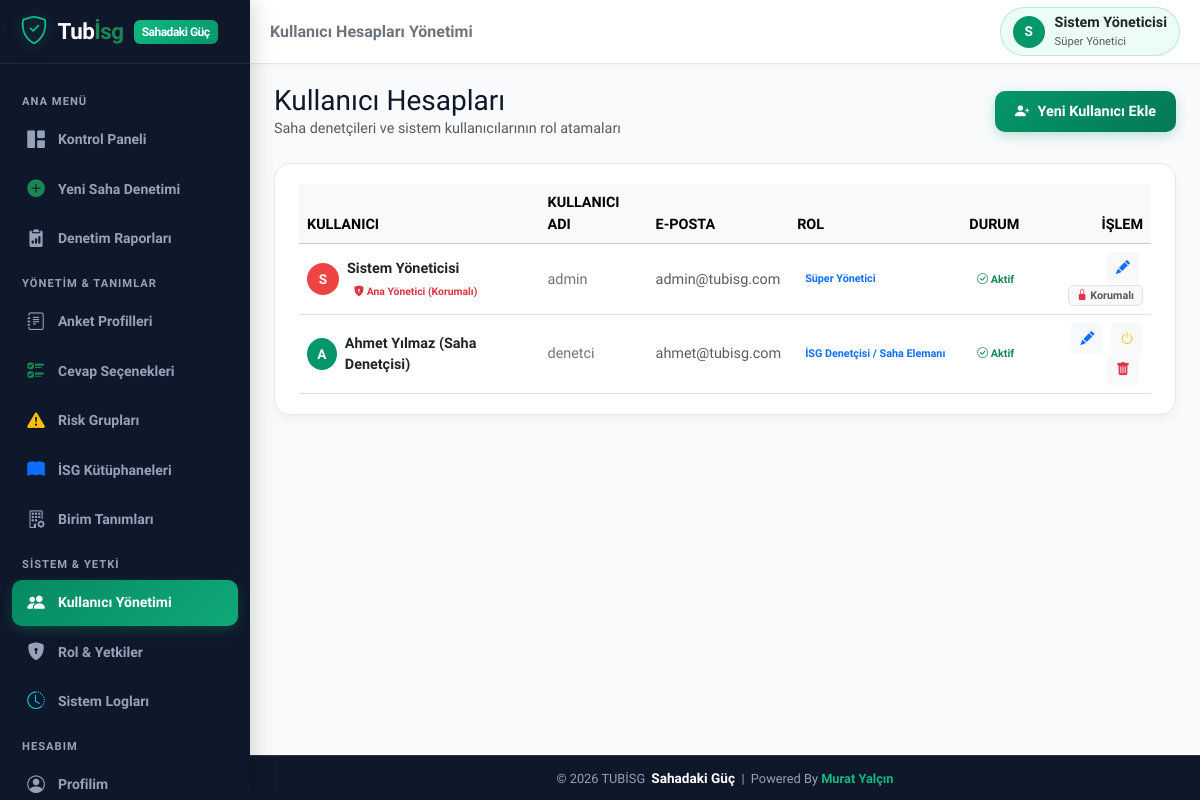
The app's page /users.php (signed in), older data.
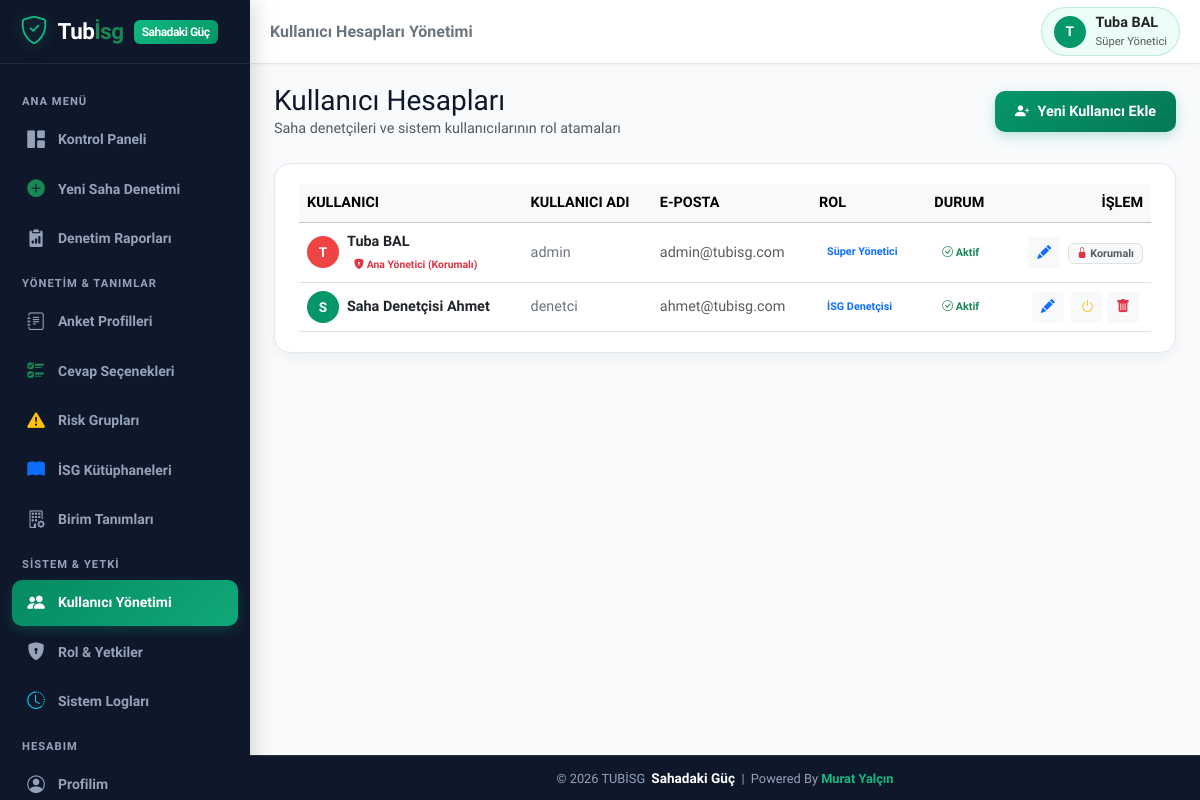
The same page, newer data.
### tables this page shows
CREATE TABLE IF NOT EXISTS `users` (
  `id` INT AUTO_INCREMENT PRIMARY KEY,
  `username` VARCHAR(50) NOT NULL UNIQUE,
  `password` VARCHAR(255) NOT NULL,
  `name_surname` VARCHAR(100) NOT NULL,
  `email` VARCHAR(100) NULL,
  `role_id` INT NOT NULL,
  `is_active` TINYINT(1) DEFAULT 1,
  `created_at` DATETIME DEFAULT CURRENT_TIMESTAMP,
  FOREIGN KEY (`role_id`) REFERENCES `roles`(`id`) ON DELETE CASCADE
);

CREATE TABLE IF NOT EXISTS `roles` (
  `id` INT AUTO_INCREMENT PRIMARY KEY,
  `role_name` VARCHAR(50) NOT NULL,
  `description` VARCHAR(255) NULL,
  `permissions` TEXT NOT NULL,
  `created_at` DATETIME DEFAULT CURRENT_TIMESTAMP
);

### includes/auth.php (called while the page is built, shortened)
<?php
function is_logged_in() {
    return isset($_SESSION['user_id']) && !empty($_SESSION['user_id']);
}
function get_current_user_data() {
    static $currentUserData = null;
    if ($currentUserData !== null) return $currentUserData;
    $db = getDB();
    $stmt = $db->prepare("
        SELECT u.*, r.role_name, r.permissions
        FROM users u
        JOIN roles r ON u.role_id = r.id
        WHERE u.id = ? AND u.is_active = 1
    ");
    $stmt->execute([$_SESSION['user_id']]);
    $user = $stmt->fetch();
    $currentUserData = $user;
    return $user;
}
function has_permission($permission_key) {
    $user = get_current_user_data();
    if ((int)$user['role_id'] === 1) {
        return true;
    }
    $permissions = json_decode($user['permissions'], true);
    return isset($permissions[$permission_key]) && $permissions[$permission_key] === true;
}
function require_permission($permission_key) {
    if (!has_permission($permission_key)) {
        echo '<div style="font-family:sans-serif; padding:30px; text-align:center; background:#fff0f0; border-radius:12px; margin:50px auto; max-width:500px; color:#9b2c2c;">'
            . '<h2>🚫 Erişim Engellendi</h2>'
            . '<p>Bu işlemi yapmak için gerekli yetkiniz bulunmamaktadır.</p>'
            . '<a href="index.php" style="display:inline-block; padding:10px 20px; background:#e53e3e; color:#fff; text-decoration:none; border-radius:8px; margin-top:15px;">Ana Sayfaya Dön</a>'
            . '</div>';
        exit;
    }
}

### users.php (the view, shortened to what the changed rows need)
<?php
require_once __DIR__ . '/includes/auth.php';
require_permission('users_manage');
$db = getDB();
$users = $db->query("SELECT u.*, r.role_name FROM users u JOIN roles r ON u.role_id = r.id ORDER BY u.id ASC")->fetchAll();
include __DIR__ . '/includes/header.php';
?>
<div class="custom-card">
  <div class="table-responsive">
    <table class="table table-hover align-middle m-0">
      <thead class="table-light fs-8 text-uppercase text-muted">
        <tr>
          <th>Kullanıcı</th>
          <th>Kullanıcı Adı</th>
          <th>E-Posta</th>
          <th>Rol</th>
          <th>Durum</th>
          <th class="text-end">İşlem</th>
        </tr>
      </thead>
      <tbody>
        <?php foreach ($users as $u): ?>
          <?php $isMasterAdmin = ((int)$u['id'] === 1 || strtolower($u['username']) === 'admin'); ?>
          <tr>
            <td>
              <div class="d-flex align-items-center gap-2">
                <div class="avatar-circle" style="<?php echo $isMasterAdmin ? 'background: #ef4444;' : ''; ?>">
                  <?php echo mb_substr($u['name_surname'], 0, 1, 'UTF-8'); ?>
                </div>
                <div>
                  <div class="fw-bold text-dark"><?php echo htmlspecialchars($u['name_surname']); ?></div>
                  <?php if ($isMasterAdmin): ?>
                    <span class="badge bg-danger-light text-danger fs-8" style="font-size:0.65rem;"><i class="bi bi-shield-lock-fill"></i> Ana Yönetici (Korumalı)</span>
                  <?php endif; ?>
                </div>
              </div>
            </td>
            <td class="font-weight-bold text-secondary">
              <?php echo htmlspecialchars($u['username']); ?>
            </td>
            <td class="text-muted fs-7"><?php echo htmlspecialchars($u['email'] ?? '-'); ?></td>
            <td>
              <span class="badge bg-primary-light text-primary font-weight-bold p-2">
                <?php echo htmlspecialchars($u['role_name']); ?>
              </span>
            </td>
            <td>
              <?php if ($u['is_active']): ?>
                <span class="badge bg-success-light text-success p-2"><i class="bi bi-check-circle"></i> Aktif</span>
              <?php else: ?>
                <span class="badge bg-danger-light text-danger p-2"><i class="bi bi-x-circle"></i> Pasif</span>
              <?php endif; ?>
            </td>
            <td class="text-end">
              <button class="btn btn-sm btn-light text-primary me-1" data-bs-toggle="modal" data-bs-target="#editUserModal<?php echo $u['id']; ?>" title="Düzenle">
                <i class="bi bi-pencil-fill"></i>
              </button>
              <?php if (!$isMasterAdmin): ?>
                <form method="POST" action="users.php" style="display:inline;">
                  <button type="submit" class="btn btn-sm btn-light text-<?php echo $u['is_active'] ? 'warning' : 'success'; ?>" title="<?php echo $u['is_active'] ? 'Pasife Al' : 'Aktif Et'; ?>">
                    <i class="bi bi-power"></i>
                  </button>
                </form>
                <form method="POST" action="users.php" class="d-inline confirm-delete-form" data-confirm-title="Kullanıcı Hesabını Sil" data-confirm-text="Bu kullanıcı hesabını (<?php echo htmlspecialchars($u['name_surname']); ?>) silmek istediğinize emin misiniz? Kullanıcıya ait tüm denetim verileri silinecektir.">
                  <button type="submit" class="btn btn-sm btn-light text-danger me-1" title="Kullanıcıyı Sil">
                    <i class="bi bi-trash-fill"></i>
                  </button>
                </form>
              <?php else: ?>
                <span class="badge bg-light text-muted border px-2 py-1 fs-8" title="Ana Sistem Yöneticisi Silinemez veya Pasife Alınamaz">
                  <i class="bi bi-lock-fill text-danger"></i> Korumalı
                </span>
              <?php endif; ?>
            </td>
          </tr>
        <?php endforeach; ?>
      </tbody>
    </table>
  </div>
</div>
<?php include __DIR__ . '/includes/footer.php'; ?>

### includes/header.php (shortened to what the changed rows need)
<?php
require_once __DIR__ . '/auth.php';
$user = get_current_user_data();
?>
<!DOCTYPE html>
<html lang="tr">
<head>
  <link href="https://cdn.jsdelivr.net/npm/bootstrap@5.3.2/dist/css/bootstrap.min.css" rel="stylesheet">
  <link href="https://cdn.jsdelivr.net/npm/bootstrap-icons@1.11.2/font/bootstrap-icons.min.css" rel="stylesheet">
  <link href="assets/css/style.css" rel="stylesheet">
</head>
<body class="<?php echo is_logged_in() ? 'logged-in-mobile' : ''; ?>">
<div class="app-wrapper">
  <main class="main-content">
    <header class="top-navbar">
      <div class="d-flex align-items-center gap-3">
        <?php if ($user): ?>
        <a href="profile.php" class="user-profile-badge text-decoration-none" title="Profil Ayarları">
          <div class="avatar-circle">
            <?php echo mb_substr($user['name_surname'], 0, 1, 'UTF-8'); ?>
          </div>
          <div class="d-none d-md-block text-start">
            <div class="fw-bold fs-7 leading-tight text-dark"><?php echo htmlspecialchars($user['name_surname']); ?></div>
            <div class="text-muted fs-8" style="font-size:0.7rem;"><?php echo htmlspecialchars($user['role_name']); ?></div>
          </div>
        </a>
        <?php endif; ?>
      </div>
    </header>
    <div class="page-container">

Row changes from the older to the newer data that the page shows:
changed users "admin": name_surname "S" → "T"; name_surname "Sistem Yöneticisi" → "Tuba BAL"
changed users "denetci": name_surname "A" → "S"; name_surname "Ahmet Yılmaz (Saha Denetçisi)" → "Saha Denetçisi Ahmet"; role.role_name "İSG Denetçisi / Saha Elemanı" → "İSG Denetçisi"
